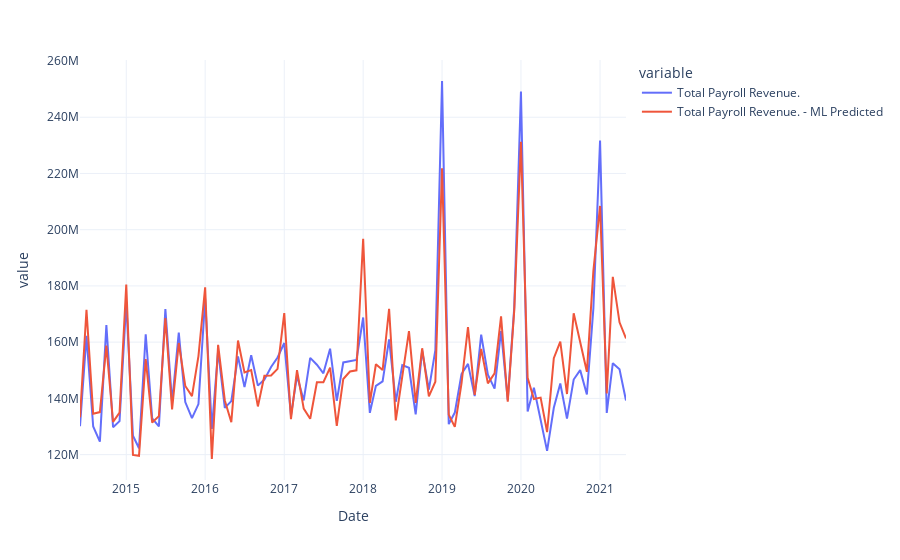

The notebook cell saved with this chart:
### Code cell
# ------------------------------------------------------------------------------------- #
# generate and plot predicted values on the original dataset
# ------------------------------------------------------------------------------------- #

predictions = predict_model(best, data=comb_df)
predictions['Date'] = pd.date_range(start=str(train_start_dt), end = str(test_end_dt), freq = 'MS')
predictions.rename(columns={'Label':target_col+' - ML Predicted'}, inplace=True)
fig = px.line(predictions, x='Date', y=[target_col, target_col+' - ML Predicted'], template = 'plotly_white')
fig.show()

# ------------------------------------------------------------------------------------- #
# This section now applies the trained/tested model to make future predictions
# ------------------------------------------------------------------------------------- #
